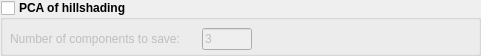
  <widget class="QGroupBox" name="group_pca">
   <property name="enabled">
    <bool>true</bool>
   </property>
   <property name="geometry">
    <rect>
     <x>10</x>
     <y>250</y>
     <width>481</width>
     <height>56</height>
    </rect>
   </property>
   <property name="font">
    <font>
     <weight>75</weight>
     <bold>true</bold>
    </font>
   </property>
   <property name="accessibleDescription">
    <string>pca_hillshading</string>
   </property>
   <property name="title">
    <string>PCA of hillshading</string>
   </property>
   <property name="flat">
    <bool>false</bool>
   </property>
   <property name="checkable">
    <bool>true</bool>
   </property>
   <property name="checked">
    <bool>false</bool>
   </property>
   <widget class="QWidget" name="layoutWidget_4">
    <property name="geometry">
     <rect>
      <x>10</x>
      <y>27</y>
      <width>242</width>
      <height>24</height>
     </rect>
    </property>
    <layout class="QHBoxLayout" name="horizontalLayout_5">
     <item>
      <widget class="QLabel" name="label_5">
       <property name="font">
        <font>
         <weight>50</weight>
         <bold>false</bold>
        </font>
       </property>
       <property name="text">
        <string>Number of components to save:</string>
       </property>
      </widget>
     </item>
     <item>
      <widget class="QLineEdit" name="pca_components">
       <property name="sizePolicy">
        <sizepolicy hsizetype="Fixed" vsizetype="Fixed">
         <horstretch>0</horstretch>
         <verstretch>0</verstretch>
        </sizepolicy>
       </property>
       <property name="minimumSize">
        <size>
         <width>50</width>
         <height>22</height>
        </size>
       </property>
       <property name="maximumSize">
        <size>
         <width>50</width>
         <height>22</height>
        </size>
       </property>
       <property name="font">
        <font>
         <weight>50</weight>
         <bold>false</bold>
        </font>
       </property>
       <property name="accessibleDescription">
        <string>number_components</string>
       </property>
       <property name="inputMask">
        <string>009</string>
       </property>
       <property name="text">
        <string>3</string>
       </property>
       <property name="maxLength">
        <number>3</number>
       </property>
       <property name="frame">
        <bool>true</bool>
       </property>
       <property name="placeholderText">
        <string>315</string>
       </property>
       <property name="clearButtonEnabled">
        <bool>false</bool>
       </property>
      </widget>
     </item>
    </layout>
   </widget>
  </widget>
